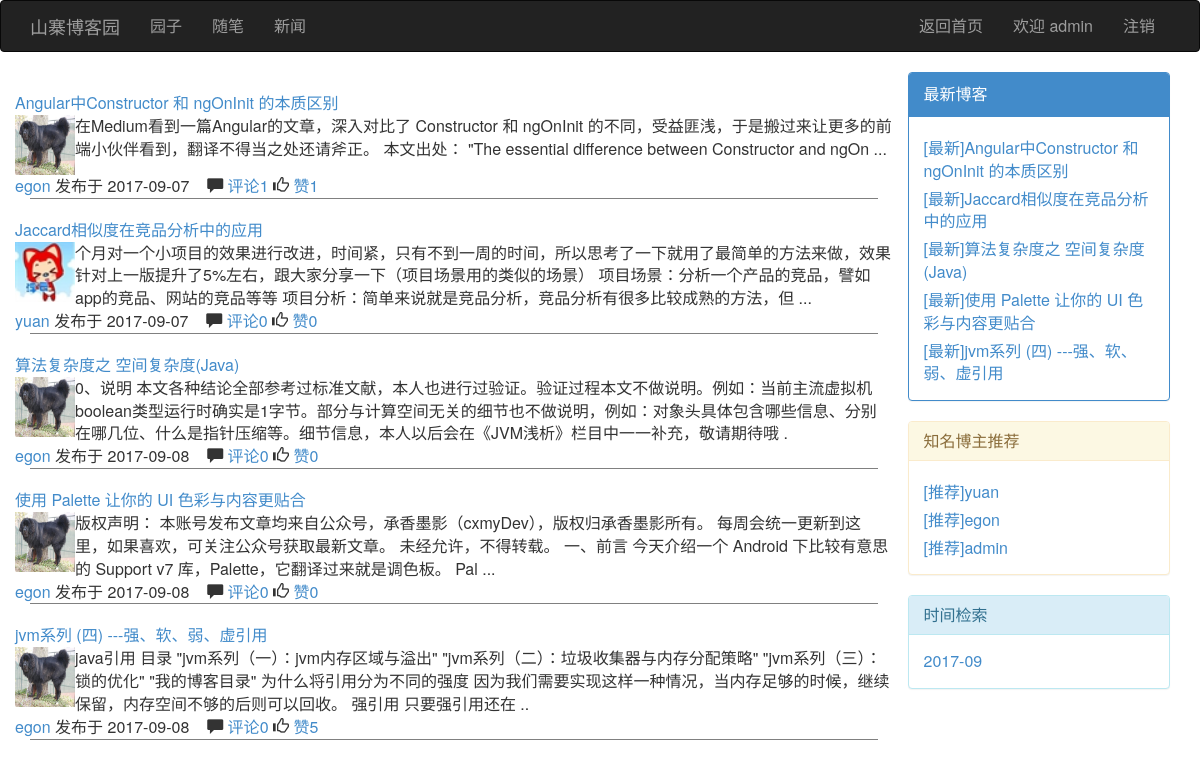
Screenshot of /index/ (signed in) with the database file from the repository.
### blog/models.py (models this page shows, shortened)
class UserInfo(AbstractUser):
    nid = models.BigAutoField(primary_key=True)
    nickname = models.CharField(verbose_name='昵称', max_length=32)
    telephone = models.CharField(max_length=11, blank=True, null=True, unique=True, verbose_name='手机号码')
    avatar = models.FileField(verbose_name='头像', upload_to='./upload/avatar/',default="./upload/avatar/avatar.png")
    create_time = models.DateTimeField(verbose_name='创建时间',auto_now_add=True)
    fans = models.ManyToManyField(verbose_name='粉丝们',
                                  to='UserInfo',
                                  through='UserFans',
                                  through_fields=('user', 'follower'))

class Article(models.Model):
    nid = models.BigAutoField(primary_key=True)
    title = models.CharField(max_length=50, verbose_name='文章标题')
    desc = models.CharField(max_length=255, verbose_name='文章描述')
    read_count = models.IntegerField(default=0)
    comment_count = models.IntegerField(default=0)
    up_count = models.IntegerField(default=0)
    down_count = models.IntegerField(default=0)
    category = models.ForeignKey(verbose_name='文章类型', to='Category', to_field='nid', null=True)
    create_time = models.DateTimeField(verbose_name='创建时间', auto_now_add=True)
    blog = models.ForeignKey(verbose_name='所属博客', to='Blog', to_field='nid')
    tags = models.ManyToManyField(
        to="Tag",
        through='Article2Tag',
        through_fields=('article', 'tag'),
    )
    type_choices = [
        (1, "Python"),
        (2, "Linux"),
        (3, "OpenStack"),
        (4, "GoLang"),
    ]
    article_type_id = models.IntegerField(choices=type_choices, default=None)
    objects=ArticleManager()

class Blog(models.Model):
    nid = models.BigAutoField(primary_key=True)
    title = models.CharField(verbose_name='个人博客标题', max_length=64)
    site = models.CharField(verbose_name='个人博客后缀', max_length=32, unique=True)
    theme = models.CharField(verbose_name='博客主题', max_length=32)
    user = models.OneToOneField(to='UserInfo', to_field='nid')

### blog/views.py (the view)
# urls.py: url(r'^index/', views.index),
def index(request,**kwargs):
    type_choices=Article.type_choices
    print("kwargs",kwargs)
    current_type_choices_id = int(kwargs.get("article_type_id",0))
    article_list=Article.objects.filter(**kwargs)
    article_list=Article.objects.all()
    lasted_article=article_list[0:5]
    author_recommand=UserInfo.objects.all()[0:3]
    dateRet=Article.objects.archive()
    return render(request,"index.html",{
        "type_choices":type_choices,
        "article_list":article_list,
        "current_type_choices_id":current_type_choices_id,
        "lasted_article":lasted_article,
        "author_recommand":author_recommand,
        "dateRet":dateRet,
    })

### blog/models.py (called while the page is built)
    def archive(self,**kwargs):
        l = []
        for i in self.filter(**kwargs).values("create_time"):
            date = i["create_time"]
            t = date.strftime("%Y-%m")
            if t not in l:
                l.append(t)
        return l

### blog/views.py (called while the page is built)
def func_class(request):
    return {"func":settings.FUNCTION}

### templates/index.html
{% extends "base.html" %}
{% block content %}
    <div class="article_list">
        {% for article in article_list %}
            <div class="article_item">
                <div class="row">
                    <div class="title">
                        <a href="/blog/{{ article.blog.user.username }}/article/{{ article.nid }}">{{ article.title }}</a>
                    </div>
                </div>
                <div class="row">
                    <div class="img"><a href="/blog/{{ article.blog.user.username }}"><img
                            src="{{ article.blog.user.avatar.url }}" width="60px" height="60px"></a></div>
                    <div class="text">{{ article.desc }}</div>
                </div>
                <div class="row">
                    <div class="icon">
                        <span><a href="/blog/{{ article.blog.user.username }}">{{ article.blog.user.username }}</a> 发布于</span>
                        <span class="timer">{{ article.create_time|date:"Y-m-d" }}</span> &nbsp;&nbsp;
                        <span class="glyphicon glyphicon-comment"></span>&nbsp;<a
                            href="">评论{{ article.comment_count }}</a>
                        <span class="glyphicon glyphicon-thumbs-up"></span>&nbsp;<a href="">赞{{ article.up_count }}</a>
                    </div>
                </div>
            </div>
        {% endfor %}
    </div>
{% endblock %}
{% block others %}
    <div class="panel panel-primary">
        <div class="panel-heading">最新博客</div>
        <div class="panel-body">
            {% for foo in lasted_article %}
                <div class="lasted_article" style="margin-top: 5px">
                    <a href="">[最新]{{ foo.title }}</a>
                </div>
            {% endfor %}
        </div>
    </div>
    <div class="panel panel-warning">
        <div class="panel-heading">
            <h3 class="panel-title">知名博主推荐</h3>
        </div>
        <div class="panel-body">
            {% for foo in author_recommand %}
                <div class="author_recommand" style="margin-top: 5px">
                    <a href="">[推荐]{{ foo.username }}</a>
                </div>
            {% endfor %}
        </div>
    </div>
    <div class="panel panel-info">
        <div class="panel-heading">
            <h3 class="panel-title">时间检索</h3>
        </div>
        <div class="panel-body">
            {% for foo in dateRet %}
                <div class="dateRet">
                    <a href="">{{ foo }}</a>
                </div>
            {% endfor %}
        </div>
    </div>
{% endblock %}

### templates/base.html (shortened to what this page needs)
{% load staticfiles %}
<!DOCTYPE html>
<html lang="en">
<head>
    <link rel="stylesheet" href="{% static 'bootstrap/css/bootstrap.css' %}">
</head>
<body>
<nav class="navbar navbar-inverse">
    <div class="container">
        <div class="navbar-header">
            <a class="navbar-brand" href="/index/">山寨博客园</a>
        </div>
        <div class="collapse navbar-collapse" id="bs-example-navbar-collapse-1">
            <ul class="nav navbar-nav">
                {% for type_choice in func %}
                    <li><a href="#">{{ type_choice.1 }}</a></li>
                {% endfor %}
            </ul>
            <ul class="nav navbar-nav navbar-right">
                <li><a href="/index/">返回首页</a></li>
                {% if request.user.is_authenticated %}
                    <li><a href="/login/">欢迎 {{ request.user.username }}</a></li>
                    <li><a href="/logout/">注销</a></li>
                {% else %}
                    <li><a href="/login/">登录</a></li>
                    <li><a href="#">注册</a></li>
                {% endif %}
            </ul>
        </div>
    </div>
</nav>
<div class="container">
    <div class="row">
        <div class="col-md-9">
            {% block content %}
            {% endblock %}
        </div>
        <div class="col-md-3">
            {% block others %}
            {% endblock %}
        </div>
    </div>
</div>
</body>
</html>

### templates/base.html (style rules this page uses)
a { text-decoration: none; }
body { font-size: 16px; }
.img { float: left; }
.article_item { margin-top: 20px; border-bottom: 1px solid gray; }

### rows the page displays
UserInfo: user.username "admin", username "admin"
Article: title "Angular中Constructor 和 ngOnInit 的本质区别", blog.user.avatar (picture), desc "在Medium看到一篇Angular的文章，深入对比了 Constructor 和 ngOnInit 的不同，受益匪浅，于是搬过来让更多的前端小伙伴看到，翻译不得当之处还请斧正。 本文出处： \"The essential difference between Constructor and ngOn ...", blog.user.username "egon", create_time "2017-09-07", comment_count "1", up_count "1"
Article: title "Jaccard相似度在竞品分析中的应用", blog.user.avatar (picture), desc "个月对一个小项目的效果进行改进，时间紧，只有不到一周的时间，所以思考了一下就用了最简单的方法来做，效果针对上一版提升了5%左右，跟大家分享一下（项目场景用的类似的场景） 项目场景：分析一个产品的竞品，譬如app的竞品、网站的竞品等等 项目分析：简单来说就是竞品分析，竞品分析有很多比较成熟的方法，但 ...", blog.user.username "yuan", create_time "2017-09-07", comment_count "0", up_count "0"
Article: title "算法复杂度之 空间复杂度(Java)", blog.user.avatar (picture), desc "0、说明 本文各种结论全部参考过标准文献，本人也进行过验证。验证过程本文不做说明。例如：当前主流虚拟机boolean类型运行时确实是1字节。部分与计算空间无关的细节也不做说明，例如：对象头具体包含哪些信息、分别在哪几位、什么是指针压缩等。细节信息，本人以后会在《JVM浅析》栏目中一一补充，敬请期待哦 .", blog.user.username "egon", create_time "2017-09-08", comment_count "0", up_count "0"
Article: title "使用 Palette 让你的 UI 色彩与内容更贴合", blog.user.avatar (picture), desc "版权声明： 本账号发布文章均来自公众号，承香墨影（cxmyDev），版权归承香墨影所有。 每周会统一更新到这里，如果喜欢，可关注公众号获取最新文章。 未经允许，不得转载。 一、前言 今天介绍一个 Android 下比较有意思的 Support v7 库，Palette，它翻译过来就是调色板。 Pal ...", blog.user.username "egon", create_time "2017-09-08", comment_count "0", up_count "0"
Article: title "jvm系列 (四) ---强、软、弱、虚引用", blog.user.avatar (picture), desc "java引用 目录 \"jvm系列（一）：jvm内存区域与溢出\" \"jvm系列（二）：垃圾收集器与内存分配策略\" \"jvm系列（三）：锁的优化\" \"我的博客目录\" 为什么将引用分为不同的强度 因为我们需要实现这样一种情况，当内存足够的时候，继续保留，内存空间不够的后则可以回收。 强引用 只要强引用还在 ..", blog.user.username "egon", create_time "2017-09-08", comment_count "0", up_count "5"
UserInfo: username "yuan"
UserInfo: username "egon"

### other values shown
{{ type_choice.1 }} "园子" "随笔" "新闻"
{{ foo }} "2017-09"
